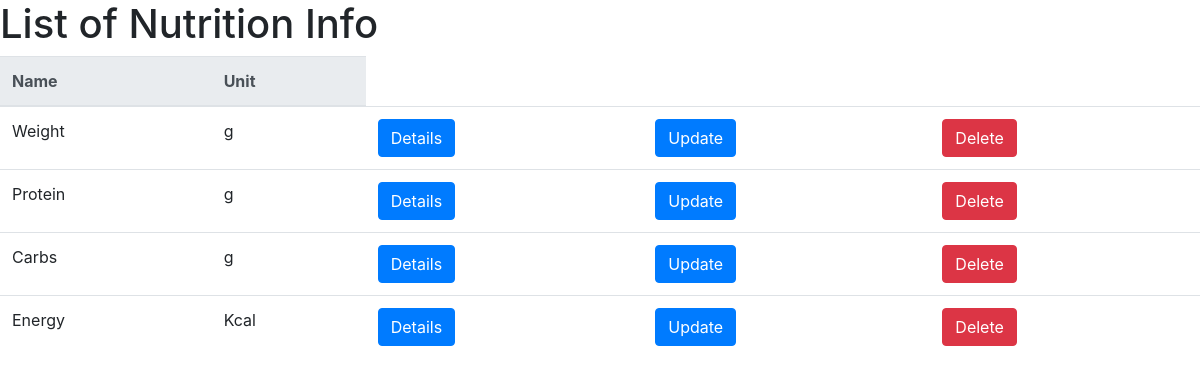
/nutri-info-list/ (signed in), run on an earlier commit of the app's database.
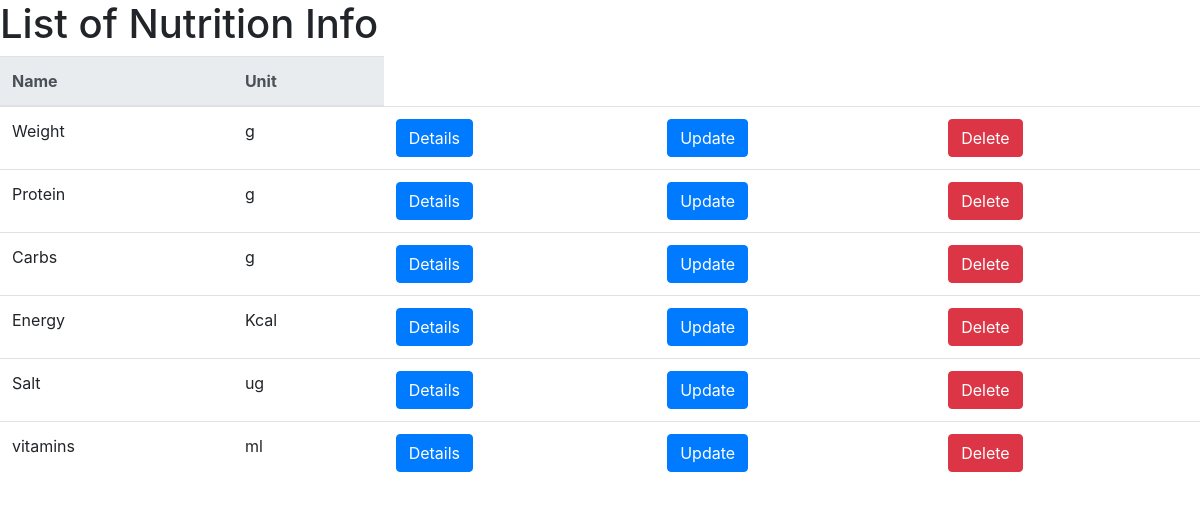
And on a later commit of the database.
### foodCMS/models.py (models this page shows, shortened)
class NutritionInfo(models.Model):
    name = models.CharField(max_length=50,verbose_name="Name")
    unit = models.CharField(max_length=50,verbose_name="Unit")

### foodCMS/views.py (the view)
# urls.py: path('nutri-info-list/', views.NutritionInfoListView.as_view(),
@method_decorator(login_required, name="dispatch")
class NutritionInfoListView(ListView):
    model = NutritionInfo
    template_name = 'foodCMS/nutritionInfolist.html'

### foodCMS/templates/foodCMS/nutritionInfolist.html
{% extends "./base.html" %}
{% block maincontent %}
<h1>List of Nutrition Info</h1>
<table class="table">
    <tr>
        <thead class="thead-light">
            <tr>
                <th scope="col">Name</th>
                <th scope="col">Unit</th>
            </tr>
        </thead>
        <tbody>
                {% for nutritionInfo in object_list %}
                <tr>
                    <td>{{nutritionInfo.name}}</td>
                    <td>{{nutritionInfo.unit}}</td>
                    <td><a class="btn btn-primary" href="{% url 'nutri-details' nutritionInfo.id  %}">
                            Details
                        </a>
                    </td>
                    <td><a class="btn btn-primary" href="{% url 'nutri-update' nutritionInfo.id  %}">
                            Update
                        </a>
                    </td>
                    <td><a class="btn btn-danger" href="{% url 'nutri-delete' nutritionInfo.id  %}">
                            Delete
                        </a>
                    </td>
                </tr>
                {% endfor %}
        </tbody>
</table>
{% endblock %}

What changed in the data, as far as the page shows it:
added NutritionInfo: name "Salt", unit "ug"
added NutritionInfo: name "vitamins", unit "ml"
